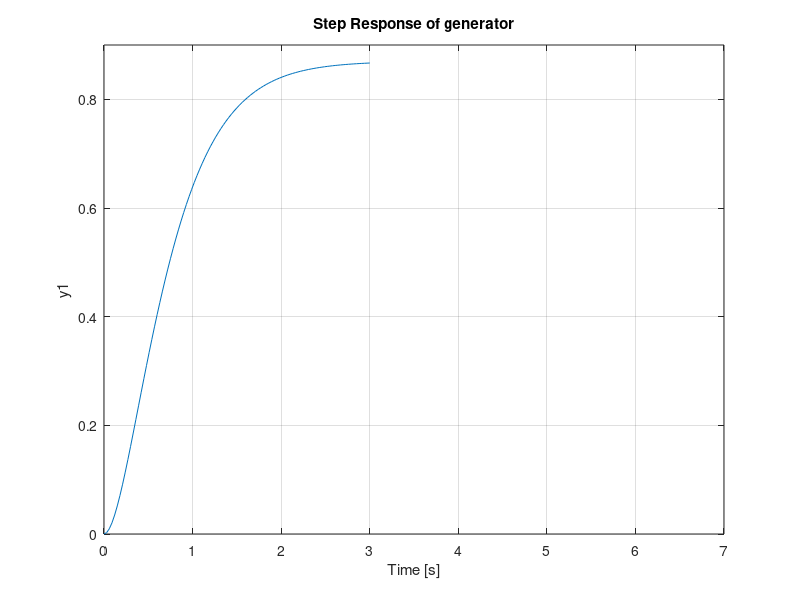

This figure's MATLAB source: (Note: this script raises an error after producing the figure.)
%Systimata Eleghou 2h ergastiriakh askhsh
%Omada:25

%generator

clear all;
close all;

s = tf('s'); % Laplace variable

%6
figure (1);
Tg = 1.12; Tu = 0.1;
T1 = Tg/exp(1); 
T2 = Tu/(3-exp(1));
Ks = 0.87;
Hs = 0.87/(T1*T2*s^2 + (T1+T2)*s + 1);
step(Hs);
axis([0 7 0 0.9]);
title('Step Response of generator');

%7 & 8

t = 0:0.01:60;
d = +3.75:15:60;
Ps =1500 + 500*pulstran(t, d, @rectpuls, 7.5);

% P Controller 0%

Kp = (0.3*Tg)/(Tu*0.8);
Gp = pidstd(Kp);
Sp = feedback(Gp*Hs, 1);

figure(2);
lsim(Sp, Ps, t);
axis([0 60 1000 2200]);

title('P controller simulation');
LS = lsim(Sp, Ps, t);
buffer = Ps - (LS.');
errorsp = abs(buffer);
errorsp_sqrd = errorsp.^2;
time_sqrd_weighted_errorsp = t .* errorsp_sqrd; 
ISEp = trapz(t, errorsp_sqrd);
ITSEp = trapz(t, time_sqrd_weighted_errorsp);

% PI Controller 0%

Kpi = (0.35*Tg)/(Tu*0.8);
TIpi = 1.2*Tg;
Gpi = pidstd(Kpi,TIpi);
Spi = feedback(Gpi*Hs, 1);

figure(3);
lsim(Spi, Ps, t);
axis([0 60 1000 2200]);

title('PI controller simulation');
LS = lsim(Spi, Ps, t);
buffer = Ps - (LS.');
errorspi = abs(buffer);
errorspi_sqrd = errorspi.^2;
time_sqrd_weighted_errorspi = t .* errorspi_sqrd; 
ISEpi = trapz(t, errorspi_sqrd);
ITSEpi = trapz(t, time_sqrd_weighted_errorspi);

% PID Controller 0%

Kpid = (0.6*Tg)/(Tu*0.8);
TIpid = Tg;
Tdpid = 0.5*Tu;
Gpid = pidstd(Kpid,TIpid,Tdpid);
Spid = feedback(Gpid*Hs, 1);

figure(4);
lsim(Spid, Ps, t);
axis([0 60 1000 2200]);

title('PID controller simulation');
LS = lsim(Spid, Ps, t);
buffer = Ps - (LS.');
errorspid = abs(buffer);
errorspid_sqrd = errorspid.^2;
time_sqrd_weighted_errorspid = t .* errorspid_sqrd; 
ISEpid = trapz(t, errorspid_sqrd);
ITSEpid = trapz(t, time_sqrd_weighted_errorspid);

%9

Tsum = T1+T2;

% P Controller

Kpt = 1/Ks;
Gpt = pidstd(Kpt);
Spt = feedback(Gpt*Hs, 1);

figure(5);
lsim(Spt, Ps, t);
axis([0 60 1000 2200]);

title('P controller simulation');
LS = lsim(Spt, Ps, t);
buffer = Ps - (LS.');
errorspt = abs(buffer);
errorspt_sqrd = errorspt.^2;
time_sqrd_weighted_errorspt = t .* errorspt_sqrd; 
ISEpt = trapz(t, errorspt_sqrd);
ITSEpt = trapz(t, time_sqrd_weighted_errorspt);

% PI Controller

Kpit = 0.5/Ks;
TIpit = 0.5*Tsum;
Gpit = pidstd(Kpit,TIpit);
Spit = feedback(Gpit*Hs, 1);

figure(6);
lsim(Spit, Ps, t);
axis([0 60 1000 2200]);

title('PI controller simulation');
LS = lsim(Spit, Ps, t);
buffer = Ps - (LS.');
errorspit = abs(buffer);
errorspit_sqrd = errorspit.^2;
time_sqrd_weighted_errorspit = t .* errorspit_sqrd; 
ISEpit = trapz(t, errorspit_sqrd);
ITSEpit = trapz(t, time_sqrd_weighted_errorspit);

% PID Controller

Kpidt = 1/Ks;
TIpidt = 0.66*Tsum; 
Tdpidt = 0.17*Tsum;
Gpidt = pidstd(Kpidt,TIpidt,Tdpidt);
Spidt = feedback(Gpidt*Hs, 1);

figure(7);
lsim(Spidt, Ps, t);
axis([0 60 1000 2200]);

title('PID controller simulation');
LS = lsim(Spidt, Ps, t);
buffer = Ps - (LS.');
errorspidt = abs(buffer);
errorspidt_sqrd = errorspidt.^2;
time_sqrd_weighted_errorspidt = t .* errorspidt_sqrd; 
ISEpidt = trapz(t, errorspidt_sqrd);
ITSEpidt = trapz(t, time_sqrd_weighted_errorspidt);


